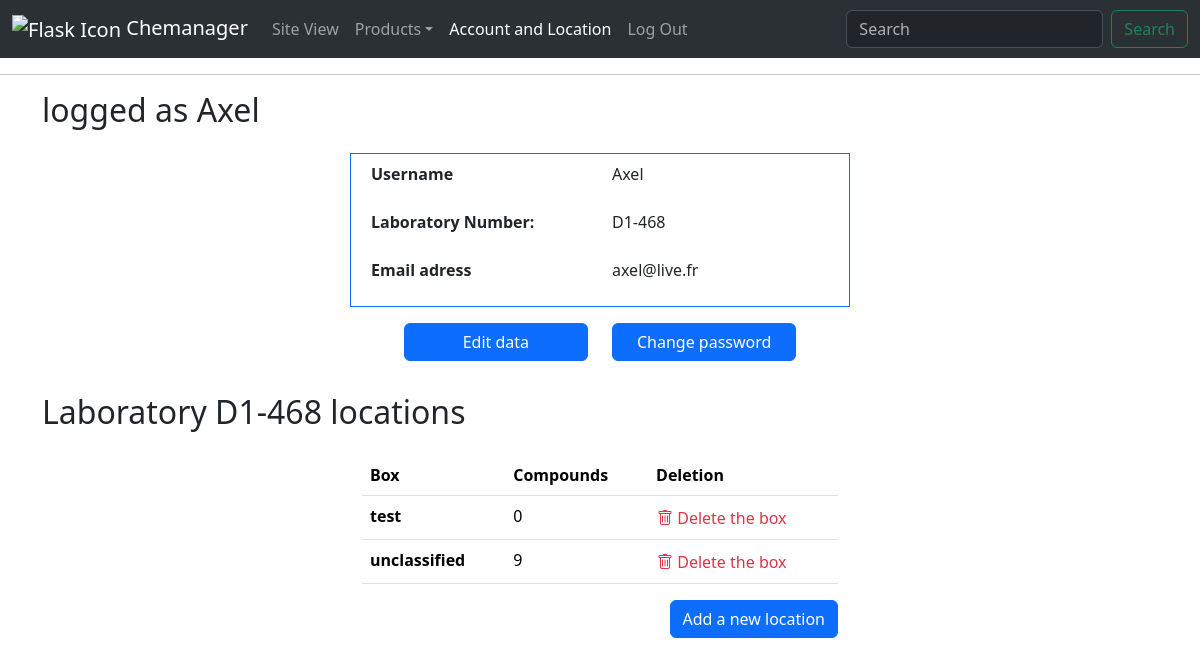
The app's page /account (signed in) with its own data.
### chemanager/models.py (models this page shows, shortened)
class User(AbstractUser):
    id = models.AutoField(primary_key=True)
    laboratory = models.ForeignKey(
        Laboratory, on_delete=models.SET_NULL, null=True, blank=True
    )

class Laboratory(models.Model):
    id = models.AutoField(primary_key=True)
    lab_number = models.CharField(max_length=20, unique=True)

class Box(models.Model):
    lab = models.ForeignKey(Laboratory, on_delete=models.CASCADE, related_name="boxes")
    box_number = models.CharField(max_length=50)

### chemanager/views.py (the view)
# urls.py: path("account", views.account, name="account"),
@login_required
def account(request):
    user = request.user
    user_lab = user.laboratory
    if user_lab:
        user_lab_number = user_lab.lab_number
        user_lab_id = user_lab.id
    labs = Laboratory.objects.all()
    boxes = user_lab.boxes.all().order_by('box_number')
    return render(
        request,
        "chemanager/account.html",
        {"user": user, "userLab": user_lab_number, "userLabId": user_lab_id, "labs": labs, "boxes": boxes},
    )

### chemanager/templates/chemanager/account.html (shortened to what this page needs)
{% extends "chemanager/layout.html" %}
{% load static %}
{% block body %}
<div class="container mb-4">
    <h2 class="page-title">logged as <span id="usernameTitle" data-userlabid="{{userLabId}}">{{ user }}</span></h1>
</div>
  <div class="container col-lg-5 mb-4">
    <dl class="row justify-content-center border border-primary p-2">
      <dt class="col-6 mb-4">Username</dt>
      <dd class="col-6">
        <div class="info">{{ user }}</div>
      </dd>
      <dt class="col-6 mb-4">Laboratory Number:</dt>
      <dd class="col-6">
        <div class="info">{% if userLab %}{{ userLab }}{% else %} No laboratory {% endif %}</div>
      </dd>
      <dt class="col-6 mb-3">Email adress</dt>
      <dd class="col-6">
        <div class="info">{{ user.email }}</div>
      </dd>
    </dl>
    <div class="row justify-content-center">
      <div class="col-md-5 mb-2 d-flex justify-content-evenly">
              <button type="submit" class="btn btn-primary w-100 edit-buttons" id="editButton">Edit data</button>
      </div>
      <div class="col-md-5 mb-2">
        <button type="button" class="btn btn-primary w-100" id="changePassword" data-bs-toggle="modal" data-bs-target="#passwordModal">Change password</button>
      </div>
    </div>
  </div>
  <div class="container mb-4">
      <h2 class="page-title">Laboratory {{ userLab }} locations</span></h1>
  </div>
  <div class="container col-lg-5">
    {% if not boxes %}
    <p class="text-center"><b>No Box to display</b></p>
    {% else %}
    <table class="table">
      <thead>
        <tr>
          <th scope="col">Box</th>
          <th scope="col">Compounds</th>
          <th scope="col">Deletion</th>
        </tr>
      </thead>
      <tbody id="boxTable">
        {% for box in boxes %}
        <tr class="box-row" data-boxid="{{ box.id }}" data-boxcount="{{ box.products.count }}" data-boxname="{{ box.box_number }}">
          <th>{{ box.box_number }}</th>
          <td class="rowCount">{{ box.products.count }}</td>
          <td>
            <button class="btn p-0 text-danger delete-box">
            <i class="bi bi-trash"></i> Delete the box
            </button>
          </td>
        </tr>
        {% endfor %}
      </tbody>
    </table>
    {% endif %}
    <div class="text-end">
      <button class="btn btn-primary" id="newLocationButton" type="button"  data-bs-toggle="collapse" data-bs-target="#collapseNewBoxForm" aria-expanded="false" aria-controls="collapseNewBoxForm">
        Add a new location
      </button>
    </div>
  </div>
{% endblock %}

### records on screen
User: username "Axel", email "axel@live.fr"
Laboratory: lab_number "D1-468"
Box: box_number "test", products.count "0"
Box: box_number "unclassified", products.count "9"
